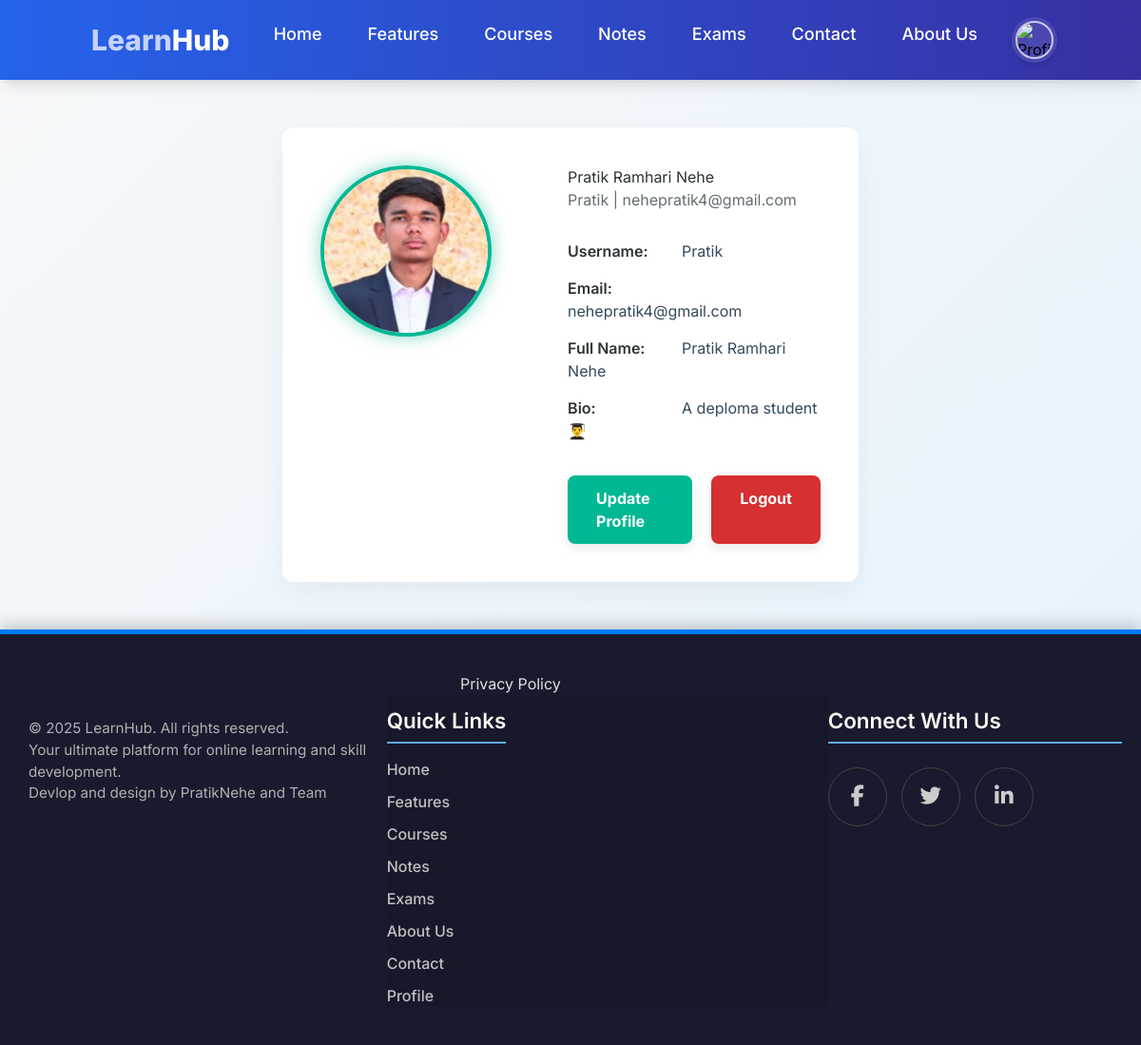
Page /profile/view/ (signed in) on the committed database.
### learnapp/models.py (models this page shows, shortened)
class Profile(models.Model):
    user = models.OneToOneField(
        User,
        on_delete=models.CASCADE,
        null=True,         # allow null temporarily
        blank=True,
        unique=True        # can keep unique True but null=True allows multiple nulls
    )
    name = models.CharField(max_length=100)
    title = models.CharField(max_length=150)
    full_name = models.CharField(max_length=100, blank=True)  # Add this line
    bio = models.TextField()
    photo = models.ImageField(upload_to='profile_photos/', blank=True, null=True)
    email = models.EmailField(blank=True, null=True)
    github = models.URLField(blank=True, null=True)
    linkedin = models.URLField(blank=True, null=True)

### learnapp/views.py (the view)
# urls.py: path('profile/view/', views.view_profile, name='view_profile'),
@login_required(login_url='login')
def view_profile(request):
    if not request.user.is_authenticated:
        return redirect('login')  # Redirect to login if not authenticated
    try:
        profile = Profile.objects.get(user=request.user)
    except Profile.DoesNotExist:
        profile = None  # or redirect to a profile creation page
    return render(request, 'view_profile.html', {
        'profile': profile,
        'user': request.user
    })

### template/view_profile.html (shortened to what this page needs)
<!DOCTYPE html>
<html lang="en">
<head>
</head>
<body>
    {% include 'nav.html' %}
    <div class="profile-wrapper">
        <div class="profile-photo-section">
            {% if profile.photo %}
            <img src="{{ profile.photo.url }}" alt="Profile Photo" class="profile-photo" /> {% else %}
            <img src="https://via.placeholder.com/180" alt="No Photo" class="profile-photo" /> {% endif %}
        </div>
        <div class="profile-info-section">
            <h1>{{ profile.full_name }}</h1>
            <div class="subheading">{{ user.username }} | {{ user.email }}</div>
            <div class="profile-item"><span class="label">Username:</span><span class="value">{{ user.username }}</span></div>
            <div class="profile-item"><span class="label">Email:</span><span class="value">{{ user.email }}</span></div>
            <div class="profile-item"><span class="label">Full Name:</span><span class="value">{{ profile.full_name }}</span></div>
            <div class="profile-item"><span class="label">Bio:</span><span class="value">{{ profile.bio }}</span></div>
            <div class="buttons">
                <a href="{% url 'update_profile' %}" class="button update">Update Profile</a>
                <a href="{% url 'logout' %}" class="button logout">Logout</a>
            </div>
        </div>
    </div>
    {% include 'footer.html' %}
</body>
</html>

### static/css/nav.css (style rules this page uses)
body { margin: 0; font-family: 'Inter', sans-serif; }
a { text-decoration: none; color: white; }

### static/css/learnhub.css (style rules this page uses)
html { scroll-behavior: smooth; overflow-x: hidden; }
body { overflow-x: hidden; margin: 0; }
body { font-family: 'Inter', sans-serif; background-color: #1a59b8; }

### template/view_profile.html (style rules this page uses)
* { box-sizing: border-box; }
body { margin: 0; font-family: 'Segoe UI', sans-serif; background: linear-gradient(135deg, #f8f9fa, #e3f2fd); }
.profile-wrapper { max-width: 1000px; margin: 50px auto; background: #fff; box-shadow: 0 10px 30px rgba(0, 0, 0, 0.05); border-radius: 12px; display: flex; padding: 40px; gap: 40px; }
.profile-photo-section { flex: 0 0 220px; text-align: center; }
.profile-photo { width: 180px; height: 180px; border-radius: 50%; object-fit: cover; border: 4px solid #00b894; box-shadow: 0 0 18px rgba(0, 184, 148, 0.5); transition: transform 0.3s ease; }
.profile-info-section { flex: 1; }
h1 { font-size: 28px; margin-bottom: 10px; color: #2d3436; }
.subheading { font-size: 16px; color: #636e72; margin-bottom: 30px; }
.profile-item { margin-bottom: 15px; font-size: 16px; }
.label { font-weight: 600; color: #2d3436; width: 120px; display: inline-block; }
.value { color: #34495e; }
.buttons { margin-top: 35px; display: flex; gap: 20px; }
a.button { padding: 12px 30px; border-radius: 8px; font-weight: bold; color: #fff; text-decoration: none; transition: all 0.3s ease; box-shadow: 0 4px 12px rgba(0, 0, 0, 0.1); }
a.button.update { background: #00b894; }
a.button.logout { background: #d63031; }

### template/footer.html (style rules this page uses)
html, body { height: 100%; margin: 0; display: flex; flex-direction: column; }
a { all: unset; }

### rows in the picture
Profile: photo (picture), full_name "Pratik Ramhari Nehe", bio "A deploma student👨‍🎓"

### other values in the picture
{{ user.username }} "Pratik"
{{ user.email }} "nehepratik4@gmail.com"
